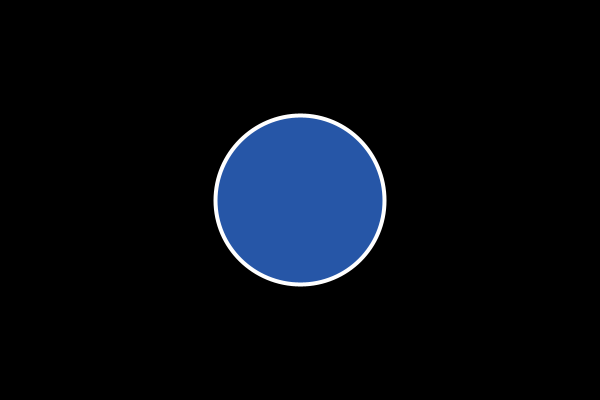
Frame 1 (no input)
Frame 60 (the mouse pressed at the canvas centre just before this capture): identical to frame 1, image omitted
Frame 120 (the mouse held since frame 60 and released just before this capture): identical to frame 1, image omitted

The Processing sketch that drew this single still picture (run headless with seeded random() and noise(); from frame 60 on, the mouse is pressed at the canvas centre):

// Processing sketch: colorEdit
// ── colorEdit.pde
/*
Demonstrates color. 
 By Dawn C. Hayes October, 2017
 Edited by Asher DeMadet October, 2017
 */

float circleDiam = 169; //assigning 'circleDiam' for the value of 69
float xpos = 300; //assigning 'xpos' (x coordinate) for the value 300
float ypos = 200; //assigning 'ypos' (y coordinate) for the value 200
float bgcol = 0; //I made the background black
float rCol = 55; //assigning 'rCol' (red color) for the value 55
float gCol = 125; //assigning 'gCol' (green color) for the value 125
float blueCol = 243; //i changed to 'blueCol' and also changd the value
float alph = 175; // I made the colors more opaque

void setup() { //void to so there is no return function
  size(600, 400); //the canvas size shown here
} //curly brackets are here to close the setup function

void draw() { //void so there is no return function
  background(bgcol); //here '0' is substituded 
  stroke(255); //There will be a white outline for the circle
  strokeWeight(4); //the thickness of the outline will be 4 pixels
  fill(rCol, gCol,blueCol, alph); //the color is shown with substitutes for numerical values as defined above
  ellipse(xpos, ypos, circleDiam, circleDiam); //the coordinates and parameters of the circle are here
} //curly brakets are here to close the draw function
